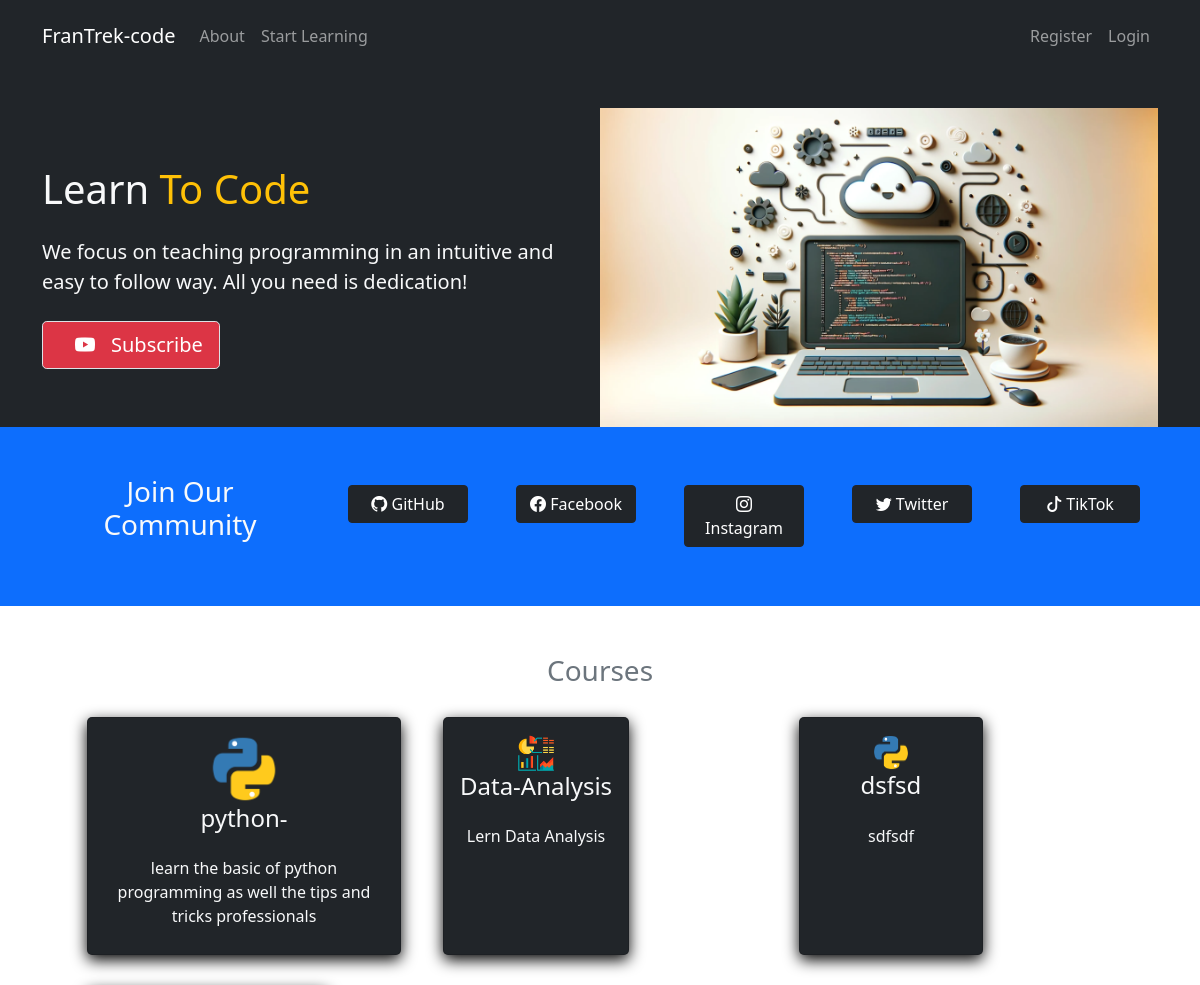
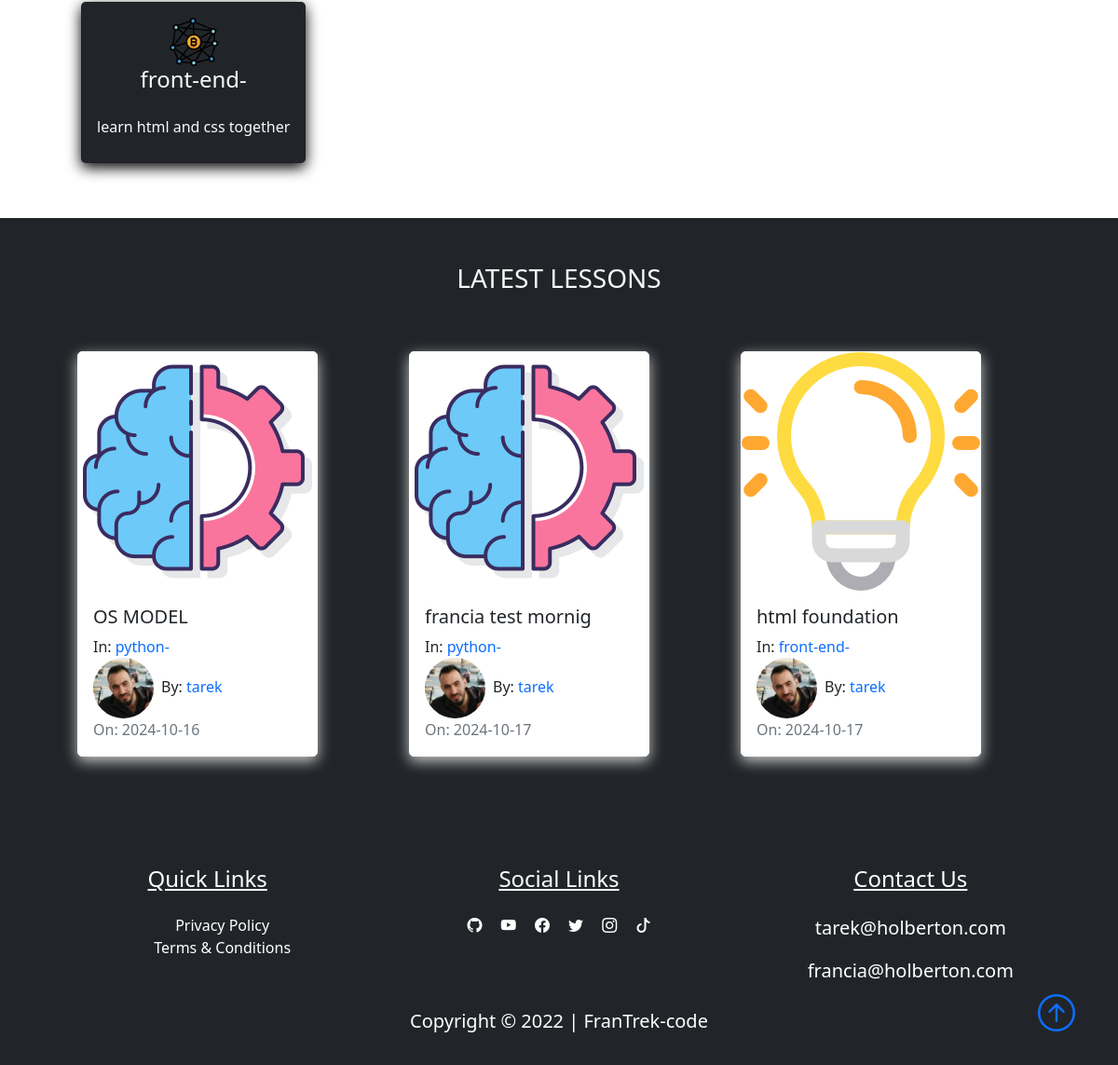
The page /home on the database its author committed (2 pictures, top to bottom).
### FranTrek/models.py (models this page shows, shortened)
class Course(db.Model):
    id = db.Column(db.Integer, primary_key=True)
    title = db.Column(db.String(50), unique=True, nullable=False)
    description = db.Column(db.String(150), nullable=False)
    icon = db.Column(db.String(20), nullable=False, default="default_icon.jpg")
    lessons = db.relationship("Lesson", backref="course_name", lazy=True)

class Lesson(db.Model):
    id = db.Column(db.Integer, primary_key=True)
    title = db.Column(db.String(100), nullable=False)
    date_posted = db.Column(db.DateTime, nullable=False, default=datetime.utcnow)
    content = db.Column(db.Text, nullable=False)
    thumbnail = db.Column(
        db.String(20), nullable=False, default="default_thumbnail.jpg"
    )
    slug = db.Column(db.String(32), nullable=False)
    user_id = db.Column(db.Integer, db.ForeignKey("user.id"), nullable=False)
    course_id = db.Column(db.Integer, db.ForeignKey("course.id"), nullable=False)

class User(db.Model, UserMixin):
    id = db.Column(db.Integer, primary_key=True)
    fname = db.Column(db.String(25), nullable=False)
    lname = db.Column(db.String(25), nullable=False)
    username = db.Column(db.String(25), unique=True, nullable=False)
    email = db.Column(db.String(125), unique=True, nullable=False)
    image_file = db.Column(db.String(20), nullable=False, default="default.png")
    bio = db.Column(db.Text, nullable=True)
    password = db.Column(db.String(60), nullable=False)
    lessons = db.relationship("Lesson", backref="author", lazy=True)

### FranTrek/routes.py (the view)
@app.route("/")
@app.route("/home")
def home():
    lessons = Lesson.query.all()
    courses = Course.query.all()
    return render_template("home.html", lessons=lessons, courses=courses)

### FranTrek/templates/home.html (shortened to what this page needs)
{% extends "layout.html"%}
{% block content%}
<section class="bg-dark text-light p-5 p-lg-0 pt-lg-5 text-center text-sm-start">
    <div class="container">
        <div class="d-sm-flex align-items-center justify-content-between">
            <div>
                <h1 class="mb-10"> Learn <span class="text-warning"> To Code</span></h1>
                <p class="lead my-4">
                    We focus on teaching programming in an intuitive and easy to follow way. All you need is
                    dedication!
                </p>
                <a class="btn btn-danger btn-lg border"
                    href="https://www.youtube.com/@HolbertonFrance/featured" target="_blank">
                    <i class="bi bi-youtube m-3"></i>Subscribe
                </a>
            </div>
            <img class="img-fluid w-50 d-none d-sm-block" src="{{url_for('static', filename='showcase.png')}}" alt="">
        </div>
    </div>
</section>
<section class="bg-primary text-light p-5">
    <div class="container">
        <div class="d-md-flex justify-content-between align-items-center">
            <h3 class="mb-3 text-center">Join Our Community</h3>
            <nav class="navbar navbar-expand-lg navbar-dark">
                <div class="collapse navbar-collapse" id="socialbtn">
                    <ul class="navbar-nav">
                        <li class="nav-item">
                            <a class="btn btn-dark ms-5 button_width" href="#"
                                target="_blank">
                                <i class="bi-github" role="img"></i>
                                GitHub
                            </a>
                        </li>
                        <li>
                            <a class="btn btn-dark ms-5 button_width" href="#"
                                target="_blank">
                                <i class="bi bi-facebook "></i>
                                Facebook
                            </a>
                        </li>
                        <li class="nav-item">
                            <a type="button" class="btn btn-dark ms-5 button_width"
                                href="#" target="_blank">
                                <i class="bi bi-instagram"></i>
                                Instagram
                            </a>
                        </li>
                        <li class="nav-item">
                            <a class="btn btn-dark ms-5 button_width" href="#"
                                target="_blank">
                                <i class="bi bi-twitter"></i>
                                Twitter
                            </a>
                        </li>
                        <li class="nav-item">
                            <a class="btn btn-dark ms-5 button_width" href="#"
                                target="_blank">
                                <i class="bi bi-tiktok"></i>
                                TikTok
                            </a>
                        </li>
                    </ul>
                </div>
            </nav>
        </div>
    </div>
</section>
<section class="bg-ligh">
    <div class="container p-5">
        <h3 class="text-center text-secondary" id='learn'>Courses</h3>
        <div class="row">
            {% for course in courses %}
            <div class="col-sm-12 col-md-6 col-lg-4 p-3 d-flex align-items-stretch">
                <a href="{{url_for('course', course_title=course.title)}}" class="text-decoration-none">
                    <div class="card bg-dark text-light h-100">
                        <div class="card-body text-center">
                            <img src="{{url_for('static', filename='course_icons/'+course.icon)}}" alt="" class="card-img w-25">
                            <h4 class="card-title mb-4">
                                {{course.title}}
                            </h4>
                            <p class="card-text">{{course.description}}</p>
                        </div>
                    </div>
                </a>
            </div>
            {% endfor %}
        </div>
    </div>
</section>
<section class="bg-dark">
    <div class="container p-5">
        <div class="row mb-5 ">
            <div class="col">
                <h3 class="text-uppercase text-center text-light">latest lessons</h3>
            </div>
        </div>
        <div class="row">
            {% for lesson in lessons %}
            <div class="col-sm-12 col-md-6 col-lg-4 pb-5 d-flex align-items-stretch">
                <div class="card lesson">
                    <img src="{{url_for('static', filename='lesson_thumbnails/'+lesson.thumbnail)}}" class="card-img">
                    <div class="card-body d-flex flex-column">
                        <h5 class="card-title">
                            <a class="text-decoration-none text-dark"
                            href="{{url_for('lesson', lesson_slug=lesson.slug, course=lesson.course_name.title)}}">{{lesson.title}}</a>
                        </h5>
                        <p class="card-text mb-0">In:
                            <a class="text-decoration-none" href="#">{{lesson.course_name.title}}</a>
                        </p>
                        <span><img class="article-img rounded-circle"
                            src="{{url_for('static', filename='user_pics/'+lesson.author.image_file)}}" alt="">By:
                        <a href="#" class="link">{{lesson.author.username}}</a></span>
                    <span class="text-muted">On: {{lesson.date_posted.strftime('%Y-%m-%d')}}</span>
                    </div>
                </div>
            </div>
            {% endfor %}
        </div>
    </div>
</section>
{% endblock content%}

### FranTrek/static/main.css (style rules this page uses)
body::before { display: block; content: ''; height: 60px; }
.card { transition: 0.7s ease; box-shadow: 0 5px 15px rgba(1 1 1/ 15); border-radius: 5px; margin: 5px; }
.lesson { box-shadow: 0 5px 15px rgba(200 200 200/ 15); border-radius: 5px; border: 1px solid #fff; }
.button_width { min-width: 120px; max-width: 120px; }
.article-img { height: 65px; width: 65px; margin-right: 8px; }
.link { text-decoration: none; }

### rows shown on the page
Course: icon (picture), title "python-", description "learn the basic of python programming as well the tips and tricks professionals"
Course: icon (picture), title "Data-Analysis", description "Lern Data Analysis"
Course: icon (picture), title "dsfsd", description "sdfsdf"
Course: icon (picture), title "front-end-", description "learn html and css together"
Lesson: thumbnail (picture), title "OS MODEL", course_name "python-", image_file (picture), author.username "tarek", date_posted "2024-10-16"
Lesson: thumbnail (picture), title "francia test mornig", course_name "python-", image_file (picture), author.username "tarek", date_posted "2024-10-17"
Lesson: thumbnail (picture), title "html foundation", course_name "front-end-", image_file (picture), author.username "tarek", date_posted "2024-10-17"
